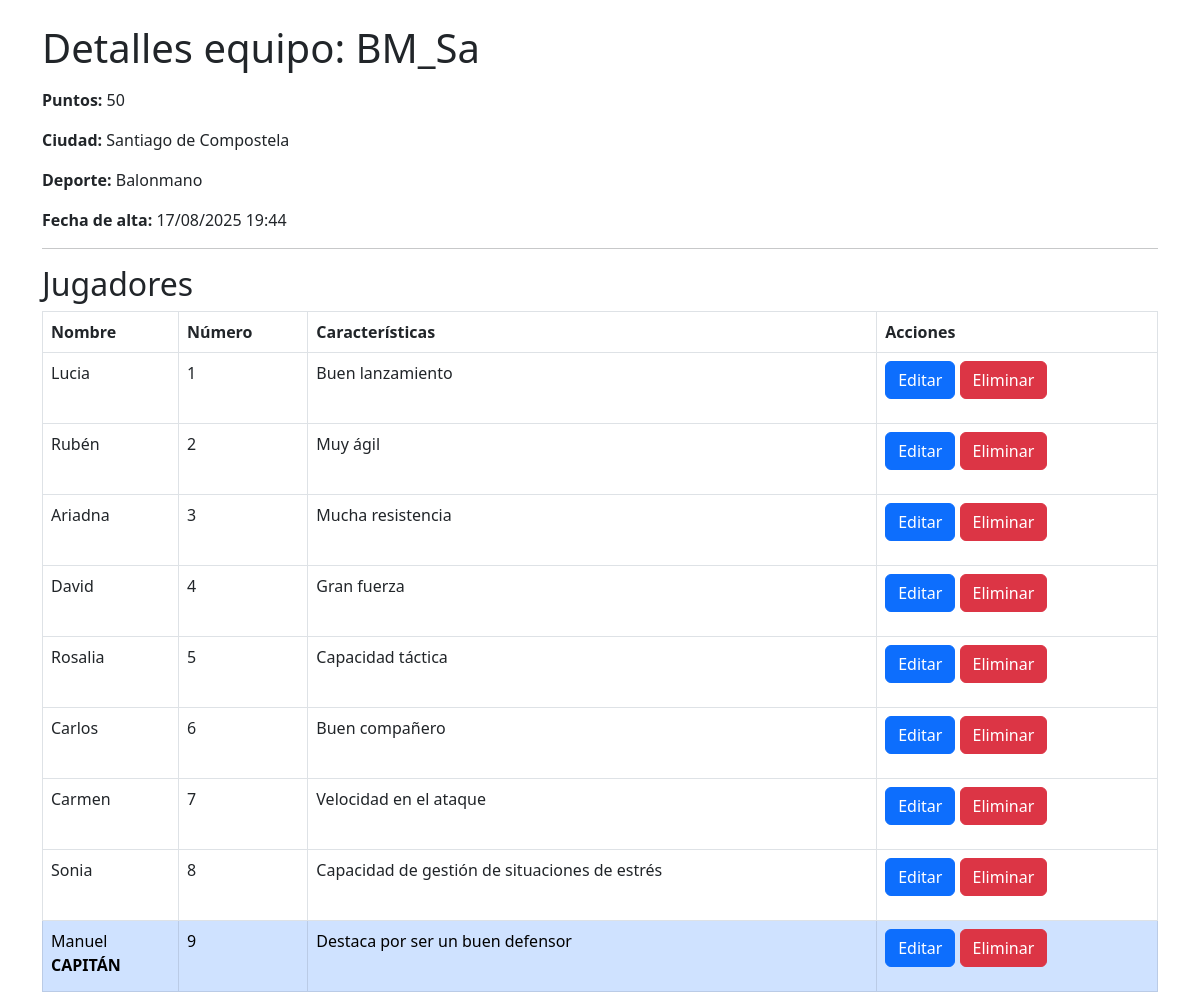
The app's page /index.php?controller=team&action=show&id=1 with its own data.
### tables this page shows
CREATE TABLE team (
    id INT AUTO_INCREMENT PRIMARY KEY,
    team_name VARCHAR(100) NOT NULL UNIQUE,
    points INT NOT NULL,
    city_id INT NOT NULL,
    sport_id INT NOT NULL,
    captain_id INT,
    created_at DATETIME DEFAULT CURRENT_TIMESTAMP,
    updated_at DATETIME DEFAULT CURRENT_TIMESTAMP ON UPDATE CURRENT_TIMESTAMP,
    FOREIGN KEY (city_id) REFERENCES city(id),
    FOREIGN KEY (sport_id) REFERENCES sport(id)
);

CREATE TABLE city (
    id INT AUTO_INCREMENT PRIMARY KEY, 
    city_name VARCHAR(100) NOT NULL
);

CREATE TABLE sport (
    id INT AUTO_INCREMENT PRIMARY KEY, 
    sport_name VARCHAR(100) NOT NULL
);

CREATE TABLE player (
    id INT AUTO_INCREMENT PRIMARY KEY,
    player_name VARCHAR(100) NOT NULL,
    playing_number INT NOT NULL UNIQUE,
    characteristics TEXT NOT NULL,
    team_id INT NOT NULL,
    created_at DATETIME DEFAULT CURRENT_TIMESTAMP,
    updated_at DATETIME DEFAULT CURRENT_TIMESTAMP ON UPDATE CURRENT_TIMESTAMP,
    FOREIGN KEY (team_id) REFERENCES team(id)
);

### controllers/TeamController.php (called while the page is built, shortened)
<?php
require_once "models/Team.php";
class TeamController {
    private $db;
    public function __construct($db) {
        $this->db = $db;
    }
    public function show() {
        $id = $_GET['id'];
        $team = new Team($this->db);
        $equipo = $team->getOne($id);
        $players = $team->getPlayers($id);
        include "views/Team/show.php";
    }
}

### index.php (called while the page is built, shortened)
<?php
require_once 'db/Database.php';
require_once 'models/Team.php';
require_once 'controllers/TeamController.php';
$db = new Database();
$controllerClass = new $controllerName($db);
$action = $_GET['action'] ?? 'index';
$controllerClass->$action();

### models/Team.php (called while the page is built, shortened)
<?php
class Team {
    private $conn;
    private $table = "team";
    public function __construct($db) {
        $this->conn = $db;
    }
    public function getPlayers($id) {
        $query = "SELECT * FROM player WHERE team_id = :id ";
        $stmt = $this->conn->prepare($query);
        $stmt->bindParam(":id", $id);
        $stmt->execute();
        return $stmt;
    }
    public function getOne($id) {
        $query = "SELECT t.*, c.city_name AS city_name, s.sport_name AS sport_name FROM {$this->table} t JOIN city c ON t.city_id = c.id JOIN sport s ON t.sport_id = s.id WHERE t.id = :id ";
        $stmt = $this->conn->prepare($query);
        $stmt->bindParam(":id", $id);
        $stmt->execute();
        return $stmt->fetch(PDO::FETCH_ASSOC);
    }
}

### db/Database.php (called while the page is built, shortened)
<?php
class Database {
    private $host;
    private $db_name;
    private $username;
    private $password;
    private $conn;
    public function __construct() {
        $this->host = getenv('MYSQL_HOST');
        $this->db_name = getenv('MYSQL_DATABASE');
        $this->username = getenv('MYSQL_USER');
        $this->password = getenv('MYSQL_PASSWORD');
    }
    public function connect() {
        $this->conn = null;
        try {
            $this->conn = new PDO(
                "mysql:host=".$this->host.";dbname=".$this->db_name,
                $this->username,
                $this->password,
                [PDO::MYSQL_ATTR_INIT_COMMAND => "SET NAMES utf8"]
            );
            $this->conn->setAttribute(PDO::ATTR_ERRMODE, PDO::ERRMODE_EXCEPTION);
        } catch(PDOException $e) {
            die("Connection error" . $e->getMessage());
        }
        return $this->conn;
    }
    public function prepare($sql)
    {
        try {
            return $this->conn->prepare($sql);
        } catch (PDOException $e) {
            die("Error preparing query " . $e->getMessage());
        }
    }
}

### views/Team/show.php (the view, shortened to what this page needs)
<?php
$creationDate = new DateTime(htmlspecialchars($equipo['created_at']));
?>
<!DOCTYPE html>
<html>
<head>
    <link href="https://cdn.jsdelivr.net/npm/bootstrap@5.3.0/dist/css/bootstrap.min.css" rel="stylesheet">
</head>
<body class="container mt-4">
    <h1 class="mb-3">Detalles equipo: <?= htmlspecialchars($equipo['team_name']) ?></h1>
    <?php if ($equipo): ?>
        <p><strong>Puntos:</strong> <?= htmlspecialchars($equipo['points']) ?></p>
        <p><strong>Ciudad:</strong> <?= htmlspecialchars($equipo['city_name']) ?></p>
        <p><strong>Deporte:</strong> <?= htmlspecialchars($equipo['sport_name']) ?></p>
        <p><strong>Fecha de alta:</strong> <?= $creationDate->format('d/m/Y H:i') ?></p>
    <?php else: ?>
        <p>No se encontró el equipo.</p>
    <?php endif; ?>
    <hr>
    <h2>Jugadores</h2>
    <table class="table table-bordered">
        <thead>
            <tr>
                <th>Nombre</th>
                <th>Número</th>
                <th>Características</th>
                <th>Acciones</th>
            </tr>
        </thead>
        <tbody>
            <?php while($row = $players->fetch(PDO::FETCH_ASSOC)): ?>
            <tr
                <?php
                    if ($row["id"]==$equipo['captain_id']) {
                        echo 'class="table-primary"';
                    }
                ?>
            >
                <td>
                    <?= $row["player_name"] ?>
                    <?php
                        if ($row["id"]==$equipo['captain_id']) {
                            echo '<br> <span><b>CAPITÁN</b></span>';
                        }
                    ?>
                </td>
                <td><?= $row["playing_number"] ?></td>
                <td><?= $row["characteristics"] ?></td>
                <td>
                    <a href="index.php?controller=player&action=update&id=<?= $row['id'] ?>" class="btn btn-primary mb-3">Editar</a>
                    <a href="index.php?controller=player&action=delete&id=<?= $row['id'] ?>" class="btn btn-danger mb-3" onclick="return confirm('¿Estás seguro/a de que quieres eliminar este/a jugador/a?');">Eliminar</a>
                </td>
            </tr>
            <?php endwhile; ?>
        </tbody>
    </table>
</body>
</html>

### records on screen
team: team_name "BM_Sa", points "50", city.city_name "Santiago de Compostela", sport.sport_name "Balonmano", created_at "17/08/2025 19:44"
player: player_name "Lucia", playing_number "1", characteristics "Buen lanzamiento"
player: player_name "Rubén", playing_number "2", characteristics "Muy ágil"
player: player_name "Ariadna", playing_number "3", characteristics "Mucha resistencia"
player: player_name "David", playing_number "4", characteristics "Gran fuerza"
player: player_name "Rosalia", playing_number "5", characteristics "Capacidad táctica"
player: player_name "Carlos", playing_number "6", characteristics "Buen compañero"
player: player_name "Carmen", playing_number "7", characteristics "Velocidad en el ataque"
player: player_name "Sonia", playing_number "8", characteristics "Capacidad de gestión de situaciones de estrés"
player: player_name "Manuel", shows "CAPITÁN", playing_number "9", characteristics "Destaca por ser un buen defensor"
